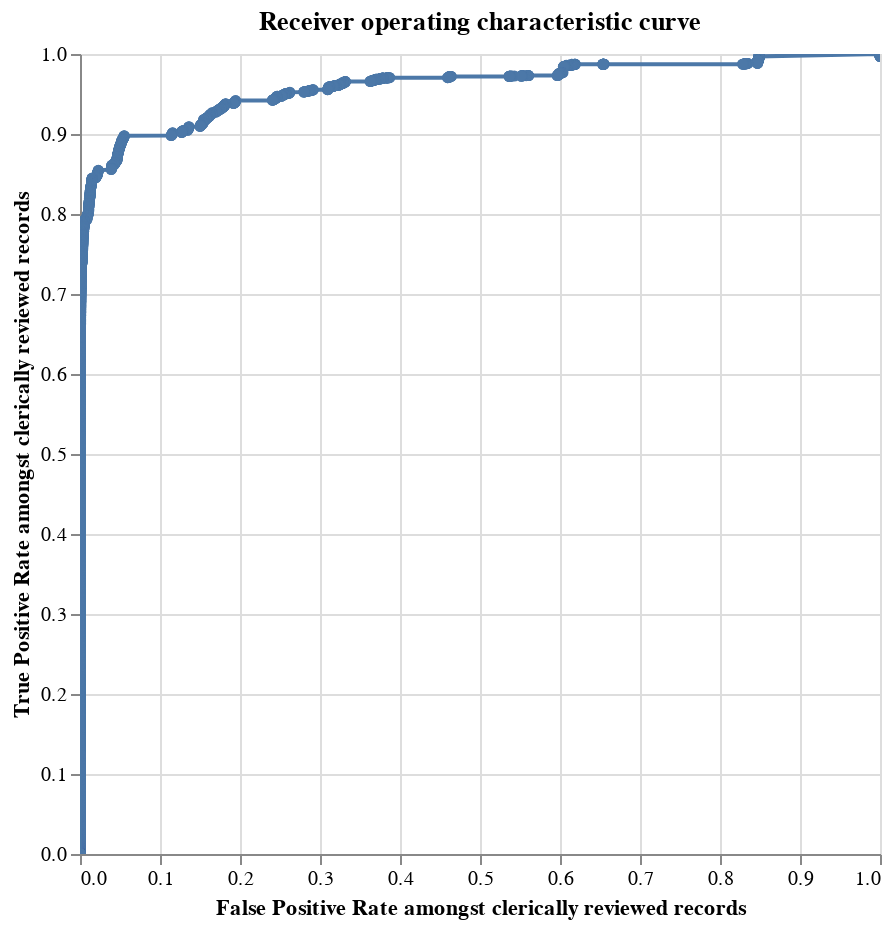

Notebook code cell kept with this figure:
### Code cell
linker.roc_chart_from_labels_column("cluster",match_weight_round_to_nearest=0.02)

### Figure 1 — Vega-Lite specification as saved in the notebook (floating-point values rounded to 4 significant figures; data arrays with more than 128 entries replaced by an {"elided": "..."} marker saying what was removed)
{"$schema": "https://vega.github.io/schema/vega-lite/v5.9.3.json", "config": {"view": {"continuousHeight": 300, "continuousWidth": 300}}, "data": {"name": "data-2078632aff774ab0009cea780c64a60e"}, "datasets": {"data-2078632aff774ab0009cea780c64a60e": {"elided": "3666 records"}}, "encoding": {"tooltip": [{"field": "truth_threshold", "format": ".4f", "type": "quantitative"}, {"field": "match_probability", "format": ".4%", "type": "quantitative"}, {"field": "fp_rate", "format": ".4f", "title": "FP_rate", "type": "quantitative"}, {"field": "tp_rate", "format": ".4f", "title": "TP_rate", "type": "quantitative"}, {"field": "tp", "format": ",.0f", "title": "TP", "type": "quantitative"}, {"field": "tn", "format": ",.0f", "title": "TN", "type": "quantitative"}, {"field": "fp", "format": ",.0f", "title": "FP", "type": "quantitative"}, {"field": "fn", "format": ",.0f", "title": "FN", "type": "quantitative"}, {"field": "precision", "format": ".4f", "type": "quantitative"}, {"field": "recall", "format": ".4f", "type": "quantitative"}, {"field": "f1", "format": ".4f", "title": "F1", "type": "quantitative"}], "x": {"field": "fp_rate", "sort": ["truth_threshold"], "title": "False Positive Rate amongst clerically reviewed records", "type": "quantitative"}, "y": {"field": "tp_rate", "sort": ["truth_threshold"], "title": "True Positive Rate amongst clerically reviewed records", "type": "quantitative"}}, "height": 400, "mark": {"clip": true, "point": true, "type": "line"}, "params": [{"bind": "scales", "name": "mouse_zoom", "select": {"encodings": ["x"], "type": "interval"}}], "title": "Receiver operating characteristic curve", "width": 400}
